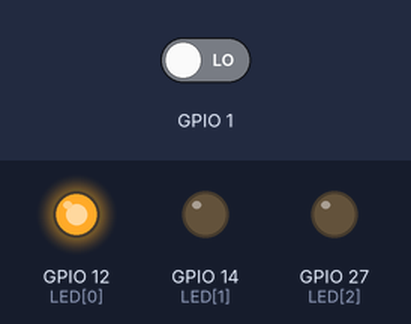
Simulated run of this sketch. Board: ESP32. On the bench: output pins drawn as LEDs (lit = HIGH). The test bench sets the inputs (shaded band); at power-on: GPIO 1 LOW.

Above: at 0.1 s.
At 1.2 s:
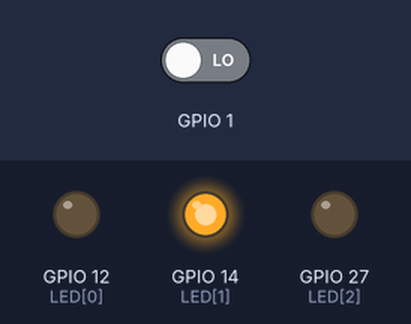
1.3 s: GPIO 1 driven HIGH
At 2.1 s:
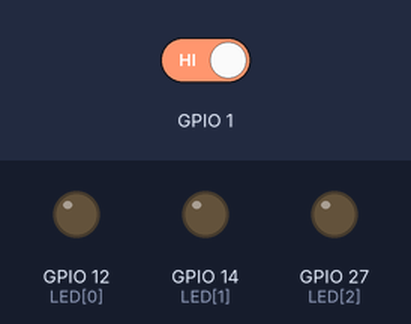
Timing chart, 0 to 10.3 s (numbered marks = the images above; inputs shaded):
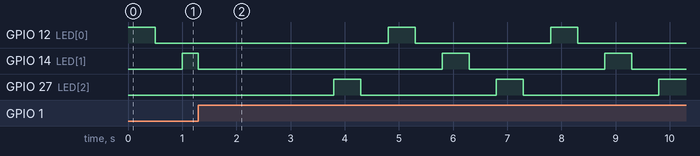

The sketch:

Lab5-2.ino
```cpp
int LED[] = {12, 14, 27};
void setup()
{
  Serial.begin(9600);
  pinMode(LED[0], OUTPUT);
  pinMode(LED[1], OUTPUT);
  pinMode(LED[2], OUTPUT);
  attachInterrupt(1, onALL, RISING);
}
void loop()
{
  for (int i = 0; i < 3; i++) {
    digitalWrite(LED[i], HIGH);
    delay(500);
    digitalWrite(LED[i], LOW);
    delay(500);
  }
}
void onALL()
{
  digitalWrite(LED[0], LOW);
  digitalWrite(LED[1], LOW);
  digitalWrite(LED[2], LOW);
  delay(2000);
}
```

Measured:
- by itself, GPIO 12 (LED[0]), GPIO 27 (LED[2]): alternates HIGH for 0.50 s and LOW for 2.5 s
